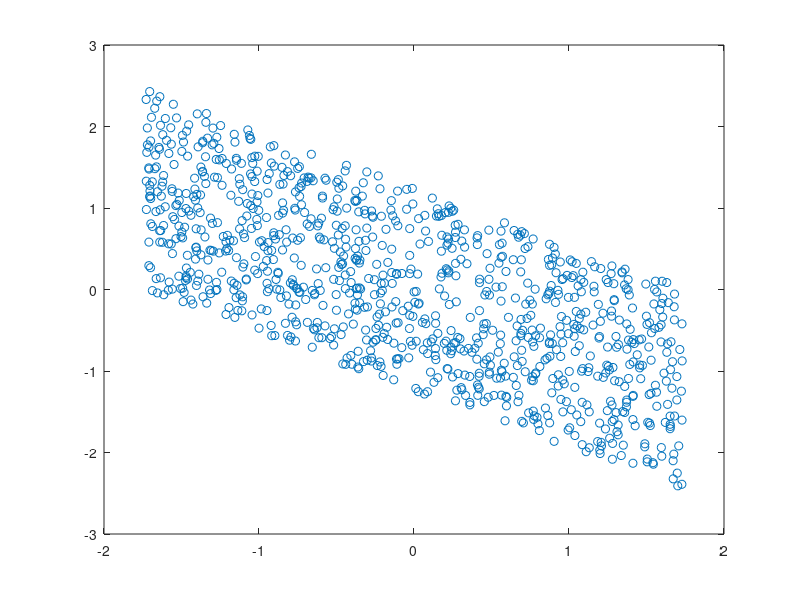

MATLAB code for this plot:
X = rand(1, 1000) - 0.5 ;
Y = rand(1, 1000) - 0.5 ;
MeanX = mean(X)
MeanY = mean(Y)

%  [A] = [  3.464101615           0 ][X]
%  [B]   [ -2.424871131 2.473863375 ][Y]

A = 3.464101615 * X + 0 * Y ;
B = -2.424871131 * X + 2.473863375 * Y ;
MeanA = mean(A)
MeanB = mean(B)

plot(A, B, 'o')
CovAB = cov(A, B)